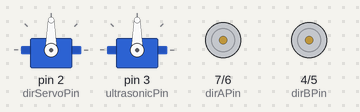
A sketch run on a simulated Arduino Uno, built with avr-gcc and run on an emulated ATmega328P. On the bench: 2 × servo, direction and speed pins drawn as motors (green arrow = direction pin HIGH = forward, orange = LOW = backward, longer = more drive).

Above: at 0.1 s.
At 5.1 s:
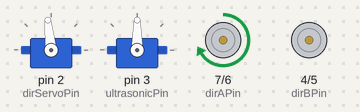
Timing chart, 0 to 6.6 s (numbered marks = the images above):
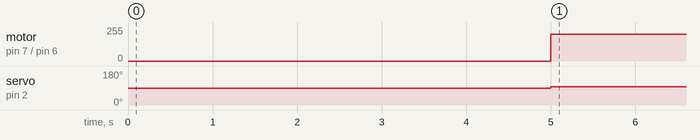

Measured:
- by itself, motor on pin 7 (dirAPin) / pin 6 (pwmAPin): stopped → forward 200/255 at 5.0 s
- by itself, servo on pin 2 (dirServoPin): 90° → 96° at 5.0 s

The sketch:

BasicoPrimerChallengeRoboAutonomo.ino
```cpp
#include <Ultrasonic.h>
#include <Servo.h>

//Servomotor ruedas delanteras
Servo dirServo;                   // define servo to control turning of smart car
int dirServoPin = 2;              // define pin for signal line of the last servo
float dirServoOffset = 6;         // define a variable for deviation(degree) of the servo
int dirServoDegree;

//Servomotor ultrasonido
Servo ultrasonicServo;            // define servo to control turning of ultrasonic sensor
int ultrasonicPin = 3;            // define pin for signal line of the last servo
float ultrasonicServoOffset = 15; // define a variable for deviation(degree) of the servo
int ultrasonicServoDegree;

//Ultrasonido
Ultrasonic ultrasonic(0,1);
int distance ;

//Motores llantas traseras
const int dirAPin=7;     // define pin used to control rotational direction of motor A or  dirA1Pin
const int pwmAPin=6;     // define pin for PWM used to control rotational speed of motor A  or pwmAPin
const int dirBPin=4;     // define pin used to control rotational direction of motor B  or dirBPin
const int pwmBPin=5;    // define pin for PWM used to control rotational speed of motor B or pwmBPin

//Sensores infrarrojos
#define IR_LEFT_FRONT 9
#define IR_RIGHT_FRONT 8
#define IR_RIGHT_BACK 10
#define IR_LEFT_BACK 11
int IR_left_front;
int IR_right_front;
int IR_left_back;
int IR_right_back;

//Constantes
const int WHITE=0;
const int BLACK=1;
const int CENTER=90;

void setup() {
   Serial.begin(9600);
   dirServo.attach(dirServoPin);  // attaches the servo on servoDirPin to the servo object
   ultrasonicServo.attach(ultrasonicPin);  // attaches the servo on ultrasonicservoPin to the servo object
   //IR SENSOR INITIALIZATION
   pinMode(IR_LEFT_FRONT, INPUT);
   pinMode(IR_RIGHT_FRONT, INPUT);
   pinMode(IR_RIGHT_BACK, INPUT);
   pinMode(IR_LEFT_BACK, INPUT);

   pinMode(dirAPin, OUTPUT);   // set dirAPin to output mode
   pinMode(pwmAPin, OUTPUT);   // set pwmAPin to output mode
   pinMode(dirBPin, OUTPUT);   // set dirBPin to output mode
   pinMode(pwmBPin, OUTPUT);   // set pwmBPin to output mode
   delay (5000); // as per sumo compat roles
   dirServo.write(CENTER);
   ultrasonicServo.write(CENTER);
}

void loop(){
       FORWARD(200,CENTER);
       delay(1000);
//     read_IR_sensor_values();
//     distance = ultrasonic.read();
//     ROTATE(); // start rotete if (distance < 10){
//     Stop();
//     dirServoDegree = 90;
//
//    while (distance < 10 ) {
//        FORWARD(255,0);
//        distance = ultrasonic.read();
//        read_IR_sensor_values();
//        if ((IR_left_front==BLACK && IR_right_front ==BLACK) || (IR_left_back==BLACK && IR_right_back==BLACK) ){
//           break;
//        }
//        delay(10);
//    }
//
//    if (IR_left_front==WHITE || IR_right_front == WHITE){
//        Stop();
//        delay (50);
//        BACKWARD(255);
//        delay (500);
//    }
//
//    if (IR_left_back==WHITE || IR_right_back == WHITE){
//       Stop();
//       delay (50);
//       FORWARD(255,0);
//       delay (500);
//    }
//    // ----------- debugging ----------------
//    DEBUG_CODE( IR_left_front,  IR_right_front,  IR_left_back,  IR_right_back , distance, dirServoDegree);
}


void read_IR_sensor_values()
{
  IR_left_front = digitalRead(IR_LEFT_FRONT);
  IR_right_front = digitalRead(IR_RIGHT_FRONT);
  IR_left_back = digitalRead(IR_LEFT_BACK);
  IR_right_back = digitalRead(IR_RIGHT_BACK);
}

void DEBUG_CODE( int IR_left_front, int IR_right_front, int IR_left_back, int IR_right_back , int distance, int dirServoDegree ){
    Serial.print("distance : " );
    Serial.print(distance);
    Serial.println("IR_left_front :");
    Serial.println(IR_left_front);

    Serial.println("IR_right_front :");
    Serial.println(IR_right_front);

    Serial.println("IR_left_back :");
    Serial.println(IR_left_back);

    Serial.println("IR_right_back :");
    Serial.println(IR_right_back);

    Serial.print("servo Distance : " );
    Serial.println(dirServoDegree);
}

//--------------------------------------------
void FORWARD (int Speed,byte dirServoDegree){
  //When we want to let Motor To move forward,
  // just void this part on the loop section .
  dirServo.write(dirServoDegree + dirServoOffset);
  digitalWrite(dirAPin,HIGH);
  analogWrite(pwmAPin,Speed);
  digitalWrite(dirBPin,HIGH);
  analogWrite(pwmBPin,0);
}//--------------------------------------------
void BACKWARD (int Speed){
  //When we want to let Motor To move forward,
  // just void this part on the loop section .
  digitalWrite(dirAPin,0);
  analogWrite(pwmAPin,Speed);
  digitalWrite(dirBPin,Speed);
  analogWrite(pwmBPin,0);
}//--------------------------------------------
void LEFT (int Speed){
  //When we want to let Motor To move forward,
  // just void this part on the loop section .
  digitalWrite(dirAPin,0);
  analogWrite(pwmAPin,Speed);
  digitalWrite(dirBPin,Speed);
  analogWrite(pwmBPin,0);
}//--------------------------------------------
void RIGTH (int Speed,byte dirServoDegree){
  //When we want to let Motor To move forward,
  // just void this part on the loop section .
  digitalWrite(dirAPin,LOW);
  analogWrite(pwmAPin,0);
  digitalWrite(dirBPin,HIGH);
  analogWrite(pwmBPin,Speed);
}//--------------------------------------------
void ROTATE (int ultrasonicServoDegree)
{
  ultrasonicServo.write(ultrasonicServoDegree + ultrasonicServoOffset);
}//--------------------------------------------
void Stop(){
  //When we want to  Motor To stop ,
  // just void this part on the loop section .
  digitalWrite(dirAPin,0);
  analogWrite(pwmAPin,0);
  digitalWrite(dirBPin,0);
  analogWrite(pwmBPin,0);
}

void  rotationServoAngle(byte dirServoDegree) {
  dirServo.write(dirServoDegree + dirServoOffset);
}
```
